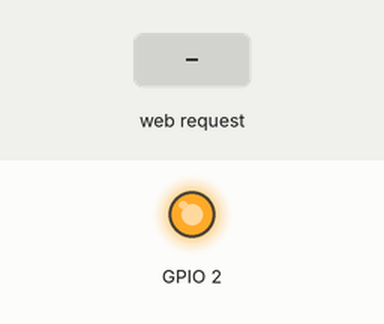
Bench run of a sketch on a simulated ESP8266 (NodeMCU). Shown: output pins drawn as LEDs (lit = HIGH). The inputs (shaded band) are chosen by the test bench. WiFi joins after 1.5 s; servers stay silent unless stated; what the sketch prints to the serial monitor is not drawn.

Above: at 2.7 s.
2.8 s: HTTP request GET /toggle received
At 3.8 s:
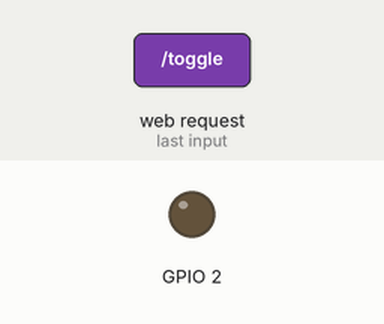
Timing chart, 0 to 5.8 s (numbered marks = the images above; inputs shaded):
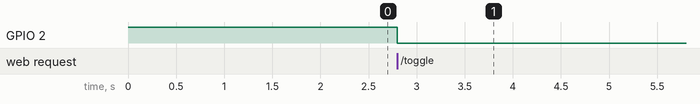

Measured:
- after the input at 2.8 s, GPIO 2: HIGH → LOW at once

The sketch:

mycode.ino
```cpp
#include <ESP8266WiFi.h>
#include <ESP8266WebServer.h>
#include <ESP8266HTTPClient.h>

const char* ssid = "Convidado iot"; // Substitua pela rede do laboratório (ex: iot)
const char* password = "mescla@1417"; // Substitua pela senha da rede

// IP do ESP8266 da sua dupla (preencha após descobrirem no Monitor Serial)
String IP_DO_COLEGA = "192.168.1.101";
// IP da dupla Thiago Macan e Martino
ESP8266WebServer server(80);

unsigned long ultimoTempo = 0;
const unsigned long intervalo = 10000; // 10 segundos em milissegundos

void setup() {
  Serial.begin(115200);

  // Configuração do LED Interno (GPIO 2)
  pinMode(2, OUTPUT);
  digitalWrite(2, HIGH); // Inicia apagado (o LED do ESP8266 opera com lógica invertida)

  // Conexão Wi-Fi
  WiFi.begin(ssid, password);
  Serial.print("Conectando ao WiFi");
  while (WiFi.status() != WL_CONNECTED) {
    delay(500);
    Serial.print(".");
  }
  Serial.println("\nConectado!");

  // Exibe o IP que deve ser passado para o colega
  Serial.print("Seu Endereço IP: ");
  Serial.println(WiFi.localIP());

  // Configuração da Rota do Servidor HTTP (/toggle)
  server.on("/toggle", HTTP_GET, []() {
    int estadoAtual = digitalRead(2);
    digitalWrite(2, !estadoAtual); // Inverte o estado físico do pino
    server.send(200, "text/plain", "OK");
    Serial.println("Requisição GET recebida! LED invertido.");
  });

  server.begin();
  Serial.println("Servidor HTTP iniciado na porta 80.");
}

void loop() {
  // 1. Processa requisições de entrada (Servidor HTTP)
  server.handleClient();

  // 2. Dispara requisições de saída a cada 10s (Cliente HTTP)
  if (millis() - ultimoTempo >= intervalo) {
    if (WiFi.status() == WL_CONNECTED && IP_DO_COLEGA != "192.168.X.X") {
      WiFiClient client;
      HTTPClient http;

      String url = "http://" + IP_DO_COLEGA + "/toggle";
      Serial.println("Enviando GET para: " + url);

      http.begin(client, url);
      int codigoResposta = http.GET();

      if (codigoResposta > 0) {
        String payload = http.getString();
        Serial.printf("Resposta do colega: %d - %s\n", codigoResposta, payload.c_str());
      } else {
        Serial.printf("Erro na requisição: %s\n", http.errorToString(codigoResposta).c_str());
      }

      http.end();
    }
    ultimoTempo = millis(); // Reinicia o cronômetro
  }
}
```
